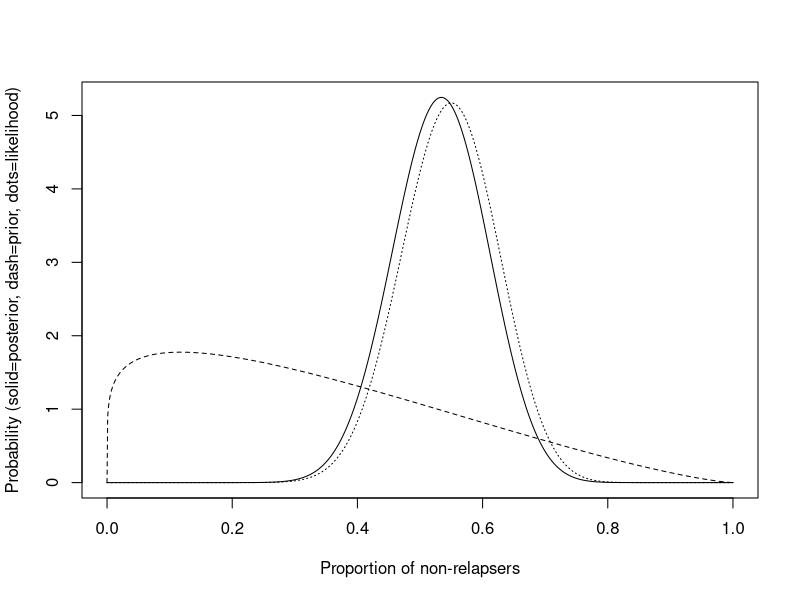
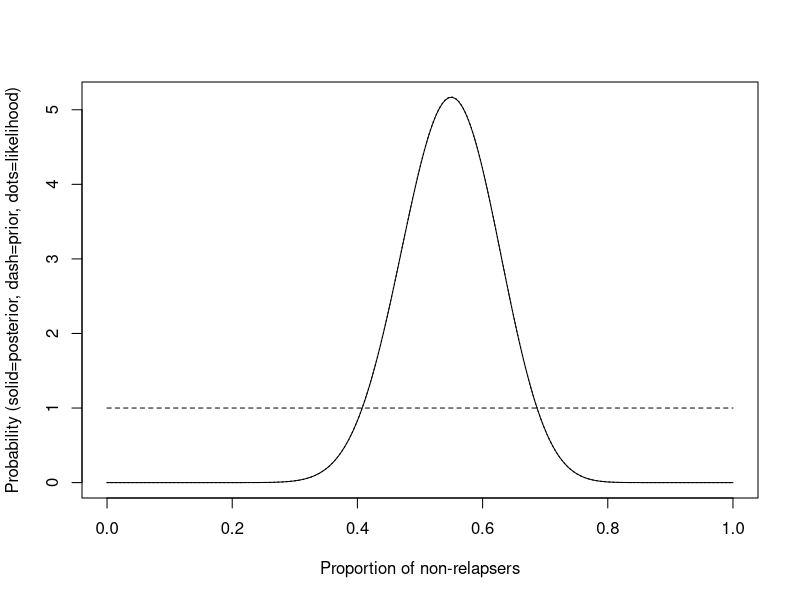

Generate these figures, in order, with R:
# Example 5.8.5 = Example 2.3.7 with continuous distributions
s=22
f=18
# Doctors prior
priora <- 1.18
priorb <- 2.35
posta <- priora + s
postb <- priorb + f
x <- seq(0,1,length=1000)
yprior <- dbeta(x,priora,priorb)
ypost <- dbeta(x,posta,postb)
ylikeli <- dbinom(s,s+f,x)
ylikelihood <- ylikeli/(sum(ylikeli*.001))  # Divide by area under curve (approx)
plot(x,ypost,type="l",xlab="Proportion of non-relapsers",
     ylab="Probability (solid=posterior, dash=prior, dots=likelihood)")
lines(x,ylikelihood,lty=3)
lines(x,yprior,lty=2)

# Uniform prior
priora <- 1
priorb <- 1
posta <- priora + s
postb <- priorb + f
x <- seq(0,1,length=1000)
yprior <- dbeta(x,priora,priorb)
ypost <- dbeta(x,posta,postb)
ylikeli <- dbinom(s,s+f,x)
ylikelihood <- ylikeli/(sum(ylikeli*.001))
plot(x,ypost,type="l",xlab="Proportion of non-relapsers",
     ylab="Probability (solid=posterior, dash=prior, dots=likelihood)")
lines(x,ylikelihood,lty=3)
lines(x,yprior,lty=2)
